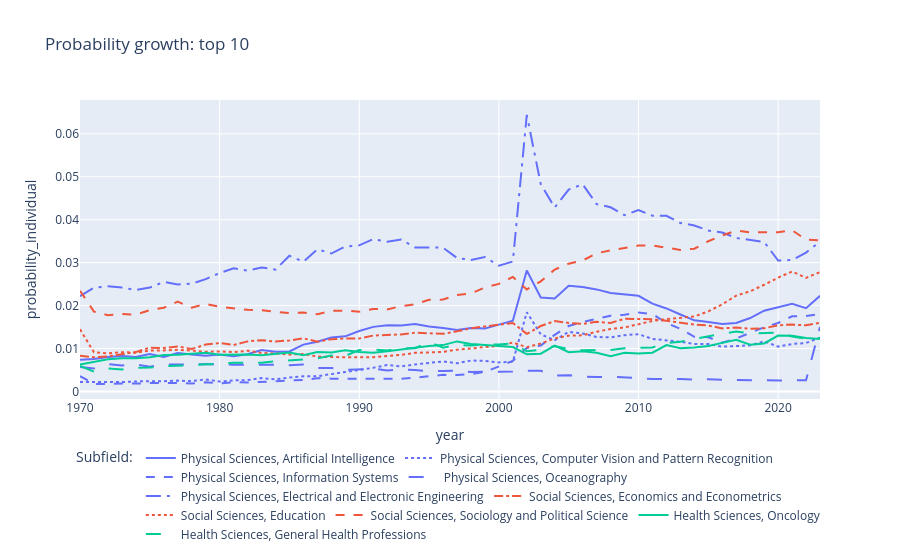

Notebook code for this chart:
### Code cell
fig = px.line(
    df_global_topics.query("subfield_id == @subfield_top_10"),
    x="year",
    y="probability_individual",
    color="domain_name",      # now grouped by domain in text
    line_dash="subfield_name",
    hover_name="subfield_name",
    title="Probability growth: top 10",
)
fig.update_layout(
    legend=dict(
        title="Subfield:",
        orientation="h",   # horizontal
        yanchor="bottom",
        y=-0.5,           # distance below plot
        xanchor="center",
        x=0.5
    )
)

fig.show()

### Figure 1 — Plotly figure (JSON) as saved in the notebook; plotly's stock layout.template omitted (floating-point values rounded to 4 significant figures)
{"data": [{"hovertemplate": "<b>%{hovertext}</b><br><br>domain_name=Physical Sciences<br>subfield_name=Artificial Intelligence<br>year=%{x}<br>probability_individual=%{y}<extra></extra>", "hovertext": ["Artificial Intelligence", "Artificial Intelligence", "Artificial Intelligence", "Artificial Intelligence", "Artificial Intelligence", "Artificial Intelligence", "Artificial Intelligence", "Artificial Intelligence", "Artificial Intelligence", "Artificial Intelligence", "Artificial Intelligence", "Artificial Intelligence", "Artificial Intelligence", "Artificial Intelligence", "Artificial Intelligence", "Artificial Intelligence", "Artificial Intelligence", "Artificial Intelligence", "Artificial Intelligence", "Artificial Intelligence", "Artificial Intelligence", "Artificial Intelligence", "Artificial Intelligence", "Artificial Intelligence", "Artificial Intelligence", "Artificial Intelligence", "Artificial Intelligence", "Artificial Intelligence", "Artificial Intelligence", "Artificial Intelligence", "Artificial Intelligence", "Artificial Intelligence", "Artificial Intelligence", "Artificial Intelligence", "Artificial Intelligence", "Artificial Intelligence", "Artificial Intelligence", "Artificial Intelligence", "Artificial Intelligence", "Artificial Intelligence", "Artificial Intelligence", "Artificial Intelligence", "Artificial Intelligence", "Artificial Intelligence", "Artificial Intelligence", "Artificial Intelligence", "Artificial Intelligence", "Artificial Intelligence", "Artificial Intelligence", "Artificial Intelligence", "Artificial Intelligence", "Artificial Intelligence", "Artificial Intelligence", "Artificial Intelligence"], "legendgroup": "Physical Sciences, Artificial Intelligence", "line": {"color": "#636efa", "dash": "solid"}, "marker": {"symbol": "circle"}, "mode": "lines", "name": "Physical Sciences, Artificial Intelligence", "orientation": "v", "showlegend": true, "x": [1970, 1971, 1972, 1973, 1974, 1975, 1976, 1977, 1978, 1979, 1980, 1981, 1982, 1983, 1984, 1985, 1986, 1987, 1988, 1989, 1990, 1991, 1992, 1993, 1994, 1995, 1996, 1997, 1998, 1999, 2000, 2001, 2002, 2003, 2004, 2005, 2006, 2007, 2008, 2009, 2010, 2011, 2012, 2013, 2014, 2015, 2016, 2017, 2018, 2019, 2020, 2021, 2022, 2023], "xaxis": "x", "y": [0.007375, 0.007563, 0.008005, 0.008229, 0.008047, 0.008707, 0.008016, 0.008956, 0.0086, 0.008301, 0.00861, 0.008179, 0.008654, 0.009653, 0.009231, 0.009318, 0.01091, 0.01159, 0.01254, 0.01283, 0.01407, 0.01504, 0.01542, 0.01535, 0.01573, 0.01512, 0.0148, 0.01432, 0.01477, 0.01469, 0.01556, 0.01647, 0.02819, 0.02187, 0.02166, 0.02459, 0.02431, 0.02377, 0.02294, 0.02265, 0.02227, 0.02044, 0.01933, 0.01792, 0.01657, 0.01616, 0.0157, 0.01593, 0.0171, 0.0188, 0.01962, 0.02043, 0.01939, 0.02227], "yaxis": "y", "type": "scatter"}, {"hovertemplate": "<b>%{hovertext}</b><br><br>domain_name=Physical Sciences<br>subfield_name=Computer Vision and Pattern Recognition<br>year=%{x}<br>probability_individual=%{y}<extra></extra>", "hovertext": ["Computer Vision and Pattern Recognition", "Computer Vision and Pattern Recognition", "Computer Vision and Pattern Recognition", "Computer Vision and Pattern Recognition", "Computer Vision and Pattern Recognition", "Computer Vision and Pattern Recognition", "Computer Vision and Pattern Recognition", "Computer Vision and Pattern Recognition", "Computer Vision and Pattern Recognition", "Computer Vision and Pattern Recognition", "Computer Vision and Pattern Recognition", "Computer Vision and Pattern Recognition", "Computer Vision and Pattern Recognition", "Computer Vision and Pattern Recognition", "Computer Vision and Pattern Recognition", "Computer Vision and Pattern Recognition", "Computer Vision and Pattern Recognition", "Computer Vision and Pattern Recognition", "Computer Vision and Pattern Recognition", "Computer Vision and Pattern Recognition", "Computer Vision and Pattern Recognition", "Computer Vision and Pattern Recognition", "Computer Vision and Pattern Recognition", "Computer Vision and Pattern Recognition", "Computer Vision and Pattern Recognition", "Computer Vision and Pattern Recognition", "Computer Vision and Pattern Recognition", "Computer Vision and Pattern Recognition", "Computer Vision and Pattern Recognition", "Computer Vision and Pattern Recognition", "Computer Vision and Pattern Recognition", "Computer Vision and Pattern Recognition", "Computer Vision and Pattern Recognition", "Computer Vision and Pattern Recognition", "Computer Vision and Pattern Recognition", "Computer Vision and Pattern Recognition", "Computer Vision and Pattern Recognition", "Computer Vision and Pattern Recognition", "Computer Vision and Pattern Recognition", "Computer Vision and Pattern Recognition", "Computer Vision and Pattern Recognition", "Computer Vision and Pattern Recognition", "Computer Vision and Pattern Recognition", "Computer Vision and Pattern Recognition", "Computer Vision and Pattern Recognition", "Computer Vision and Pattern Recognition", "Computer Vision and Pattern Recognition", "Computer Vision and Pattern Recognition", "Computer Vision and Pattern Recognition", "Computer Vision and Pattern Recognition", "Computer Vision and Pattern Recognition", "Computer Vision and Pattern Recognition", "Computer Vision and Pattern Recognition", "Computer Vision and Pattern Recognition"], "legendgroup": "Physical Sciences, Computer Vision and Pattern Recognition", "line": {"color": "#636efa", "dash": "dot"}, "marker": {"symbol": "circle"}, "mode": "lines", "name": "Physical Sciences, Computer Vision and Pattern Recognition", "orientation": "v", "showlegend": true, "x": [1970, 1971, 1972, 1973, 1974, 1975, 1976, 1977, 1978, 1979, 1980, 1981, 1982, 1983, 1984, 1985, 1986, 1987, 1988, 1989, 1990, 1991, 1992, 1993, 1994, 1995, 1996, 1997, 1998, 1999, 2000, 2001, 2002, 2003, 2004, 2005, 2006, 2007, 2008, 2009, 2010, 2011, 2012, 2013, 2014, 2015, 2016, 2017, 2018, 2019, 2020, 2021, 2022, 2023], "xaxis": "x", "y": [0.002177, 0.002159, 0.002162, 0.002189, 0.002341, 0.002317, 0.002393, 0.002521, 0.002403, 0.002803, 0.0023, 0.002581, 0.002642, 0.003115, 0.002827, 0.003238, 0.003556, 0.003556, 0.004049, 0.00438, 0.004857, 0.005498, 0.006167, 0.00582, 0.006298, 0.006586, 0.006988, 0.006565, 0.0072, 0.007106, 0.006759, 0.006902, 0.01846, 0.01331, 0.01193, 0.01388, 0.0135, 0.01269, 0.01258, 0.0131, 0.01334, 0.01223, 0.01192, 0.01157, 0.01108, 0.01103, 0.01043, 0.01051, 0.01073, 0.01167, 0.01045, 0.01105, 0.0113, 0.01253], "yaxis": "y", "type": "scatter"}, {"hovertemplate": "<b>%{hovertext}</b><br><br>domain_name=Physical Sciences<br>subfield_name=Information Systems<br>year=%{x}<br>probability_individual=%{y}<extra></extra>", "hovertext": ["Information Systems", "Information Systems", "Information Systems", "Information Systems", "Information Systems", "Information Systems", "Information Systems", "Information Systems", "Information Systems", "Information Systems", "Information Systems", "Information Systems", "Information Systems", "Information Systems", "Information Systems", "Information Systems", "Information Systems", "Information Systems", "Information Systems", "Information Systems", "Information Systems", "Information Systems", "Information Systems", "Information Systems", "Information Systems", "Information Systems", "Information Systems", "Information Systems", "Information Systems", "Information Systems", "Information Systems", "Information Systems", "Information Systems", "Information Systems", "Information Systems", "Information Systems", "Information Systems", "Information Systems", "Information Systems", "Information Systems", "Information Systems", "Information Systems", "Information Systems", "Information Systems", "Information Systems", "Information Systems", "Information Systems", "Information Systems", "Information Systems", "Information Systems", "Information Systems", "Information Systems", "Information Systems", "Information Systems"], "legendgroup": "Physical Sciences, Information Systems", "line": {"color": "#636efa", "dash": "dash"}, "marker": {"symbol": "circle"}, "mode": "lines", "name": "Physical Sciences, Information Systems", "orientation": "v", "showlegend": true, "x": [1970, 1971, 1972, 1973, 1974, 1975, 1976, 1977, 1978, 1979, 1980, 1981, 1982, 1983, 1984, 1985, 1986, 1987, 1988, 1989, 1990, 1991, 1992, 1993, 1994, 1995, 1996, 1997, 1998, 1999, 2000, 2001, 2002, 2003, 2004, 2005, 2006, 2007, 2008, 2009, 2010, 2011, 2012, 2013, 2014, 2015, 2016, 2017, 2018, 2019, 2020, 2021, 2022, 2023], "xaxis": "x", "y": [0.003597, 0.001754, 0.001724, 0.001869, 0.001828, 0.001971, 0.001933, 0.001989, 0.001845, 0.002133, 0.001877, 0.002159, 0.002065, 0.002275, 0.00243, 0.002537, 0.002702, 0.003068, 0.002981, 0.002953, 0.002921, 0.002938, 0.002907, 0.002936, 0.003217, 0.003596, 0.003862, 0.003823, 0.004039, 0.004539, 0.005872, 0.007126, 0.01014, 0.01069, 0.01319, 0.01526, 0.01618, 0.01695, 0.01765, 0.01785, 0.01837, 0.01805, 0.01595, 0.01458, 0.01272, 0.01262, 0.01137, 0.01234, 0.01356, 0.01496, 0.01595, 0.01751, 0.01755, 0.01806], "yaxis": "y", "type": "scatter"}, {"hovertemplate": "<b>%{hovertext}</b><br><br>domain_name=Physical Sciences<br>subfield_name=Oceanography<br>year=%{x}<br>probability_individual=%{y}<extra></extra>", "hovertext": ["Oceanography", "Oceanography", "Oceanography", "Oceanography", "Oceanography", "Oceanography", "Oceanography", "Oceanography", "Oceanography", "Oceanography", "Oceanography", "Oceanography", "Oceanography", "Oceanography", "Oceanography", "Oceanography", "Oceanography", "Oceanography", "Oceanography", "Oceanography", "Oceanography", "Oceanography", "Oceanography", "Oceanography", "Oceanography", "Oceanography", "Oceanography", "Oceanography", "Oceanography", "Oceanography", "Oceanography", "Oceanography", "Oceanography", "Oceanography", "Oceanography", "Oceanography", "Oceanography", "Oceanography", "Oceanography", "Oceanography", "Oceanography", "Oceanography", "Oceanography", "Oceanography", "Oceanography", "Oceanography", "Oceanography", "Oceanography", "Oceanography", "Oceanography", "Oceanography", "Oceanography", "Oceanography", "Oceanography"], "legendgroup": "Physical Sciences, Oceanography", "line": {"color": "#636efa", "dash": "longdash"}, "marker": {"symbol": "circle"}, "mode": "lines", "name": "Physical Sciences, Oceanography", "orientation": "v", "showlegend": true, "x": [1970, 1971, 1972, 1973, 1974, 1975, 1976, 1977, 1978, 1979, 1980, 1981, 1982, 1983, 1984, 1985, 1986, 1987, 1988, 1989, 1990, 1991, 1992, 1993, 1994, 1995, 1996, 1997, 1998, 1999, 2000, 2001, 2002, 2003, 2004, 2005, 2006, 2007, 2008, 2009, 2010, 2011, 2012, 2013, 2014, 2015, 2016, 2017, 2018, 2019, 2020, 2021, 2022, 2023], "xaxis": "x", "y": [0.005675, 0.00536, 0.006366, 0.00604, 0.006269, 0.005764, 0.006241, 0.006284, 0.006306, 0.006268, 0.006373, 0.006194, 0.006213, 0.006281, 0.00624, 0.00613, 0.006284, 0.005443, 0.005477, 0.00502, 0.005114, 0.005296, 0.004878, 0.005152, 0.005001, 0.004688, 0.004771, 0.004825, 0.004543, 0.004589, 0.004467, 0.004641, 0.004805, 0.004797, 0.003711, 0.003786, 0.003473, 0.003348, 0.003423, 0.003348, 0.003096, 0.002876, 0.002945, 0.002914, 0.002745, 0.002831, 0.002729, 0.002662, 0.002583, 0.002649, 0.002556, 0.002599, 0.002623, 0.01498], "yaxis": "y", "type": "scatter"}, {"hovertemplate": "<b>%{hovertext}</b><br><br>domain_name=Physical Sciences<br>subfield_name=Electrical and Electronic Engineering<br>year=%{x}<br>probability_individual=%{y}<extra></extra>", "hovertext": ["Electrical and Electronic Engineering", "Electrical and Electronic Engineering", "Electrical and Electronic Engineering", "Electrical and Electronic Engineering", "Electrical and Electronic Engineering", "Electrical and Electronic Engineering", "Electrical and Electronic Engineering", "Electrical and Electronic Engineering", "Electrical and Electronic Engineering", "Electrical and Electronic Engineering", "Electrical and Electronic Engineering", "Electrical and Electronic Engineering", "Electrical and Electronic Engineering", "Electrical and Electronic Engineering", "Electrical and Electronic Engineering", "Electrical and Electronic Engineering", "Electrical and Electronic Engineering", "Electrical and Electronic Engineering", "Electrical and Electronic Engineering", "Electrical and Electronic Engineering", "Electrical and Electronic Engineering", "Electrical and Electronic Engineering", "Electrical and Electronic Engineering", "Electrical and Electronic Engineering", "Electrical and Electronic Engineering", "Electrical and Electronic Engineering", "Electrical and Electronic Engineering", "Electrical and Electronic Engineering", "Electrical and Electronic Engineering", "Electrical and Electronic Engineering", "Electrical and Electronic Engineering", "Electrical and Electronic Engineering", "Electrical and Electronic Engineering", "Electrical and Electronic Engineering", "Electrical and Electronic Engineering", "Electrical and Electronic Engineering", "Electrical and Electronic Engineering", "Electrical and Electronic Engineering", "Electrical and Electronic Engineering", "Electrical and Electronic Engineering", "Electrical and Electronic Engineering", "Electrical and Electronic Engineering", "Electrical and Electronic Engineering", "Electrical and Electronic Engineering", "Electrical and Electronic Engineering", "Electrical and Electronic Engineering", "Electrical and Electronic Engineering", "Electrical and Electronic Engineering", "Electrical and Electronic Engineering", "Electrical and Electronic Engineering", "Electrical and Electronic Engineering", "Electrical and Electronic Engineering", "Electrical and Electronic Engineering", "Electrical and Electronic Engineering"], "legendgroup": "Physical Sciences, Electrical and Electronic Engineering", "line": {"color": "#636efa", "dash": "longdashdot"}, "marker": {"symbol": "circle"}, "mode": "lines", "name": "Physical Sciences, Electrical and Electronic Engineering", "orientation": "v", "showlegend": true, "x": [1970, 1971, 1972, 1973, 1974, 1975, 1976, 1977, 1978, 1979, 1980, 1981, 1982, 1983, 1984, 1985, 1986, 1987, 1988, 1989, 1990, 1991, 1992, 1993, 1994, 1995, 1996, 1997, 1998, 1999, 2000, 2001, 2002, 2003, 2004, 2005, 2006, 2007, 2008, 2009, 2010, 2011, 2012, 2013, 2014, 2015, 2016, 2017, 2018, 2019, 2020, 2021, 2022, 2023], "xaxis": "x", "y": [0.0222, 0.02419, 0.02448, 0.02419, 0.02362, 0.0242, 0.02551, 0.02493, 0.02509, 0.02615, 0.02758, 0.02867, 0.02813, 0.02889, 0.02838, 0.03161, 0.03022, 0.0331, 0.03212, 0.03376, 0.03402, 0.03548, 0.03484, 0.03539, 0.03355, 0.03355, 0.03349, 0.03109, 0.03062, 0.03131, 0.02928, 0.03027, 0.0644, 0.04828, 0.04284, 0.04701, 0.04825, 0.04363, 0.04289, 0.04106, 0.04225, 0.04092, 0.04091, 0.03923, 0.03866, 0.03747, 0.03703, 0.03573, 0.03529, 0.03482, 0.0305, 0.0306, 0.03235, 0.03491], "yaxis": "y", "type": "scatter"}, {"hovertemplate": "<b>%{hovertext}</b><br><br>domain_name=Social Sciences<br>subfield_name=Economics and Econometrics<br>year=%{x}<br>probability_individual=%{y}<extra></extra>", "hovertext": ["Economics and Econometrics", "Economics and Econometrics", "Economics and Econometrics", "Economics and Econometrics", "Economics and Econometrics", "Economics and Econometrics", "Economics and Econometrics", "Economics and Econometrics", "Economics and Econometrics", "Economics and Econometrics", "Economics and Econometrics", "Economics and Econometrics", "Economics and Econometrics", "Economics and Econometrics", "Economics and Econometrics", "Economics and Econometrics", "Economics and Econometrics", "Economics and Econometrics", "Economics and Econometrics", "Economics and Econometrics", "Economics and Econometrics", "Economics and Econometrics", "Economics and Econometrics", "Economics and Econometrics", "Economics and Econometrics", "Economics and Econometrics", "Economics and Econometrics", "Economics and Econometrics", "Economics and Econometrics", "Economics and Econometrics", "Economics and Econometrics", "Economics and Econometrics", "Economics and Econometrics", "Economics and Econometrics", "Economics and Econometrics", "Economics and Econometrics", "Economics and Econometrics", "Economics and Econometrics", "Economics and Econometrics", "Economics and Econometrics", "Economics and Econometrics", "Economics and Econometrics", "Economics and Econometrics", "Economics and Econometrics", "Economics and Econometrics", "Economics and Econometrics", "Economics and Econometrics", "Economics and Econometrics", "Economics and Econometrics", "Economics and Econometrics", "Economics and Econometrics", "Economics and Econometrics", "Economics and Econometrics", "Economics and Econometrics"], "legendgroup": "Social Sciences, Economics and Econometrics", "line": {"color": "#EF553B", "dash": "dashdot"}, "marker": {"symbol": "circle"}, "mode": "lines", "name": "Social Sciences, Economics and Econometrics", "orientation": "v", "showlegend": true, "x": [1970, 1971, 1972, 1973, 1974, 1975, 1976, 1977, 1978, 1979, 1980, 1981, 1982, 1983, 1984, 1985, 1986, 1987, 1988, 1989, 1990, 1991, 1992, 1993, 1994, 1995, 1996, 1997, 1998, 1999, 2000, 2001, 2002, 2003, 2004, 2005, 2006, 2007, 2008, 2009, 2010, 2011, 2012, 2013, 2014, 2015, 2016, 2017, 2018, 2019, 2020, 2021, 2022, 2023], "xaxis": "x", "y": [0.008308, 0.007968, 0.008185, 0.008678, 0.009165, 0.01019, 0.01012, 0.01047, 0.009875, 0.01092, 0.01128, 0.01083, 0.01166, 0.01195, 0.01163, 0.01188, 0.01238, 0.01158, 0.01216, 0.01234, 0.01233, 0.01302, 0.01307, 0.01328, 0.01368, 0.01347, 0.01342, 0.014, 0.01472, 0.01513, 0.0155, 0.01596, 0.01341, 0.01524, 0.01639, 0.01595, 0.01574, 0.01623, 0.01597, 0.01693, 0.01686, 0.01681, 0.01647, 0.01596, 0.01559, 0.01535, 0.01469, 0.01489, 0.01459, 0.01471, 0.01542, 0.01558, 0.01541, 0.01598], "yaxis": "y", "type": "scatter"}, {"hovertemplate": "<b>%{hovertext}</b><br><br>domain_name=Social Sciences<br>subfield_name=Education<br>year=%{x}<br>probability_individual=%{y}<extra></extra>", "hovertext": ["Education", "Education", "Education", "Education", "Education", "Education", "Education", "Education", "Education", "Education", "Education", "Education", "Education", "Education", "Education", "Education", "Education", "Education", "Education", "Education", "Education", "Education", "Education", "Education", "Education", "Education", "Education", "Education", "Education", "Education", "Education", "Education", "Education", "Education", "Education", "Education", "Education", "Education", "Education", "Education", "Education", "Education", "Education", "Education", "Education", "Education", "Education", "Education", "Education", "Education", "Education", "Education", "Education", "Education"], "legendgroup": "Social Sciences, Education", "line": {"color": "#EF553B", "dash": "dot"}, "marker": {"symbol": "circle"}, "mode": "lines", "name": "Social Sciences, Education", "orientation": "v", "showlegend": true, "x": [1970, 1971, 1972, 1973, 1974, 1975, 1976, 1977, 1978, 1979, 1980, 1981, 1982, 1983, 1984, 1985, 1986, 1987, 1988, 1989, 1990, 1991, 1992, 1993, 1994, 1995, 1996, 1997, 1998, 1999, 2000, 2001, 2002, 2003, 2004, 2005, 2006, 2007, 2008, 2009, 2010, 2011, 2012, 2013, 2014, 2015, 2016, 2017, 2018, 2019, 2020, 2021, 2022, 2023], "xaxis": "x", "y": [0.01447, 0.009117, 0.008892, 0.009145, 0.009029, 0.009508, 0.009562, 0.009684, 0.009534, 0.009231, 0.009327, 0.009171, 0.009472, 0.008973, 0.008845, 0.008591, 0.008728, 0.008131, 0.008013, 0.00791, 0.007937, 0.007982, 0.008209, 0.008516, 0.008987, 0.009184, 0.009212, 0.009731, 0.00999, 0.01027, 0.01062, 0.0114, 0.01031, 0.01117, 0.01234, 0.013, 0.01308, 0.01389, 0.01456, 0.01491, 0.01558, 0.01641, 0.01685, 0.01716, 0.01746, 0.01865, 0.02028, 0.02233, 0.02334, 0.02484, 0.0265, 0.02794, 0.02646, 0.02778], "yaxis": "y", "type": "scatter"}, {"hovertemplate": "<b>%{hovertext}</b><br><br>domain_name=Social Sciences<br>subfield_name=Sociology and Political Science<br>year=%{x}<br>probability_individual=%{y}<extra></extra>", "hovertext": ["Sociology and Political Science", "Sociology and Political Science", "Sociology and Political Science", "Sociology and Political Science", "Sociology and Political Science", "Sociology and Political Science", "Sociology and Political Science", "Sociology and Political Science", "Sociology and Political Science", "Sociology and Political Science", "Sociology and Political Science", "Sociology and Political Science", "Sociology and Political Science", "Sociology and Political Science", "Sociology and Political Science", "Sociology and Political Science", "Sociology and Political Science", "Sociology and Political Science", "Sociology and Political Science", "Sociology and Political Science", "Sociology and Political Science", "Sociology and Political Science", "Sociology and Political Science", "Sociology and Political Science", "Sociology and Political Science", "Sociology and Political Science", "Sociology and Political Science", "Sociology and Political Science", "Sociology and Political Science", "Sociology and Political Science", "Sociology and Political Science", "Sociology and Political Science", "Sociology and Political Science", "Sociology and Political Science", "Sociology and Political Science", "Sociology and Political Science", "Sociology and Political Science", "Sociology and Political Science", "Sociology and Political Science", "Sociology and Political Science", "Sociology and Political Science", "Sociology and Political Science", "Sociology and Political Science", "Sociology and Political Science", "Sociology and Political Science", "Sociology and Political Science", "Sociology and Political Science", "Sociology and Political Science", "Sociology and Political Science", "Sociology and Political Science", "Sociology and Political Science", "Sociology and Political Science", "Sociology and Political Science", "Sociology and Political Science"], "legendgroup": "Social Sciences, Sociology and Political Science", "line": {"color": "#EF553B", "dash": "dash"}, "marker": {"symbol": "circle"}, "mode": "lines", "name": "Social Sciences, Sociology and Political Science", "orientation": "v", "showlegend": true, "x": [1970, 1971, 1972, 1973, 1974, 1975, 1976, 1977, 1978, 1979, 1980, 1981, 1982, 1983, 1984, 1985, 1986, 1987, 1988, 1989, 1990, 1991, 1992, 1993, 1994, 1995, 1996, 1997, 1998, 1999, 2000, 2001, 2002, 2003, 2004, 2005, 2006, 2007, 2008, 2009, 2010, 2011, 2012, 2013, 2014, 2015, 2016, 2017, 2018, 2019, 2020, 2021, 2022, 2023], "xaxis": "x", "y": [0.02347, 0.01859, 0.01777, 0.01803, 0.0179, 0.01893, 0.01949, 0.02092, 0.01951, 0.02038, 0.01971, 0.01937, 0.01902, 0.01889, 0.01855, 0.01825, 0.01839, 0.01797, 0.01876, 0.0188, 0.01858, 0.01922, 0.01911, 0.01987, 0.02031, 0.02133, 0.0214, 0.02248, 0.02281, 0.0242, 0.02506, 0.02667, 0.02376, 0.02564, 0.02838, 0.02976, 0.03049, 0.03218, 0.03284, 0.03336, 0.03398, 0.034, 0.03356, 0.03297, 0.03325, 0.03499, 0.03634, 0.03747, 0.03705, 0.03703, 0.03705, 0.03755, 0.03537, 0.0352], "yaxis": "y", "type": "scatter"}, {"hovertemplate": "<b>%{hovertext}</b><br><br>domain_name=Health Sciences<br>subfield_name=Oncology<br>year=%{x}<br>probability_individual=%{y}<extra></extra>", "hovertext": ["Oncology", "Oncology", "Oncology", "Oncology", "Oncology", "Oncology", "Oncology", "Oncology", "Oncology", "Oncology", "Oncology", "Oncology", "Oncology", "Oncology", "Oncology", "Oncology", "Oncology", "Oncology", "Oncology", "Oncology", "Oncology", "Oncology", "Oncology", "Oncology", "Oncology", "Oncology", "Oncology", "Oncology", "Oncology", "Oncology", "Oncology", "Oncology", "Oncology", "Oncology", "Oncology", "Oncology", "Oncology", "Oncology", "Oncology", "Oncology", "Oncology", "Oncology", "Oncology", "Oncology", "Oncology", "Oncology", "Oncology", "Oncology", "Oncology", "Oncology", "Oncology", "Oncology", "Oncology", "Oncology"], "legendgroup": "Health Sciences, Oncology", "line": {"color": "#00cc96", "dash": "solid"}, "marker": {"symbol": "circle"}, "mode": "lines", "name": "Health Sciences, Oncology", "orientation": "v", "showlegend": true, "x": [1970, 1971, 1972, 1973, 1974, 1975, 1976, 1977, 1978, 1979, 1980, 1981, 1982, 1983, 1984, 1985, 1986, 1987, 1988, 1989, 1990, 1991, 1992, 1993, 1994, 1995, 1996, 1997, 1998, 1999, 2000, 2001, 2002, 2003, 2004, 2005, 2006, 2007, 2008, 2009, 2010, 2011, 2012, 2013, 2014, 2015, 2016, 2017, 2018, 2019, 2020, 2021, 2022, 2023], "xaxis": "x", "y": [0.006271, 0.006823, 0.007487, 0.007758, 0.00772, 0.007956, 0.00848, 0.008567, 0.008814, 0.009035, 0.008537, 0.008563, 0.008608, 0.00841, 0.008749, 0.009076, 0.008445, 0.009202, 0.009101, 0.009617, 0.009197, 0.00904, 0.009372, 0.009793, 0.01013, 0.01056, 0.01079, 0.01166, 0.01107, 0.01082, 0.01061, 0.01035, 0.008638, 0.008791, 0.01069, 0.00914, 0.009362, 0.009014, 0.008212, 0.009004, 0.00884, 0.009024, 0.01082, 0.01007, 0.01025, 0.0106, 0.01132, 0.01204, 0.01087, 0.01117, 0.01303, 0.01299, 0.01247, 0.01221], "yaxis": "y", "type": "scatter"}, {"hovertemplate": "<b>%{hovertext}</b><br><br>domain_name=Health Sciences<br>subfield_name=General Health Professions<br>year=%{x}<br>probability_individual=%{y}<extra></extra>", "hovertext": ["General Health Professions", "General Health Professions", "General Health Professions", "General Health Professions", "General Health Professions", "General Health Professions", "General Health Professions", "General Health Professions", "General Health Professions", "General Health Professions", "General Health Professions", "General Health Professions", "General Health Professions", "General Health Professions", "General Health Professions", "General Health Professions", "General Health Professions", "General Health Professions", "General Health Professions", "General Health Professions", "General Health Professions", "General Health Professions", "General Health Professions", "General Health Professions", "General Health Professions", "General Health Professions", "General Health Professions", "General Health Professions", "General Health Professions", "General Health Professions", "General Health Professions", "General Health Professions", "General Health Professions", "General Health Professions", "General Health Professions", "General Health Professions", "General Health Professions", "General Health Professions", "General Health Professions", "General Health Professions", "General Health Professions", "General Health Professions", "General Health Professions", "General Health Professions", "General Health Professions", "General Health Professions", "General Health Professions", "General Health Professions", "General Health Professions", "General Health Professions", "General Health Professions", "General Health Professions", "General Health Professions", "General Health Professions"], "legendgroup": "Health Sciences, General Health Professions", "line": {"color": "#00cc96", "dash": "longdash"}, "marker": {"symbol": "circle"}, "mode": "lines", "name": "Health Sciences, General Health Professions", "orientation": "v", "showlegend": true, "x": [1970, 1971, 1972, 1973, 1974, 1975, 1976, 1977, 1978, 1979, 1980, 1981, 1982, 1983, 1984, 1985, 1986, 1987, 1988, 1989, 1990, 1991, 1992, 1993, 1994, 1995, 1996, 1997, 1998, 1999, 2000, 2001, 2002, 2003, 2004, 2005, 2006, 2007, 2008, 2009, 2010, 2011, 2012, 2013, 2014, 2015, 2016, 2017, 2018, 2019, 2020, 2021, 2022, 2023], "xaxis": "x", "y": [0.005935, 0.004615, 0.00534, 0.005101, 0.005506, 0.005557, 0.005905, 0.005973, 0.006062, 0.006336, 0.006347, 0.006703, 0.006677, 0.00666, 0.007064, 0.007182, 0.007446, 0.007693, 0.008354, 0.008277, 0.009673, 0.00973, 0.009565, 0.01004, 0.01008, 0.01155, 0.01021, 0.01083, 0.01072, 0.011, 0.01093, 0.01116, 0.009352, 0.009734, 0.01055, 0.009877, 0.009604, 0.009635, 0.009671, 0.01004, 0.01022, 0.01024, 0.01128, 0.01157, 0.01227, 0.01286, 0.01352, 0.01395, 0.0135, 0.01362, 0.01368, 0.01277, 0.01229, 0.01244], "yaxis": "y", "type": "scatter"}], "layout": {"xaxis": {"anchor": "y", "domain": [0.0, 1.0], "title": {"text": "year"}}, "yaxis": {"anchor": "x", "domain": [0.0, 1.0], "title": {"text": "probability_individual"}}, "legend": {"title": {"text": "Subfield:"}, "tracegroupgap": 0, "orientation": "h", "yanchor": "bottom", "y": -0.5, "xanchor": "center", "x": 0.5}, "title": {"text": "Probability growth: top 10"}}}
